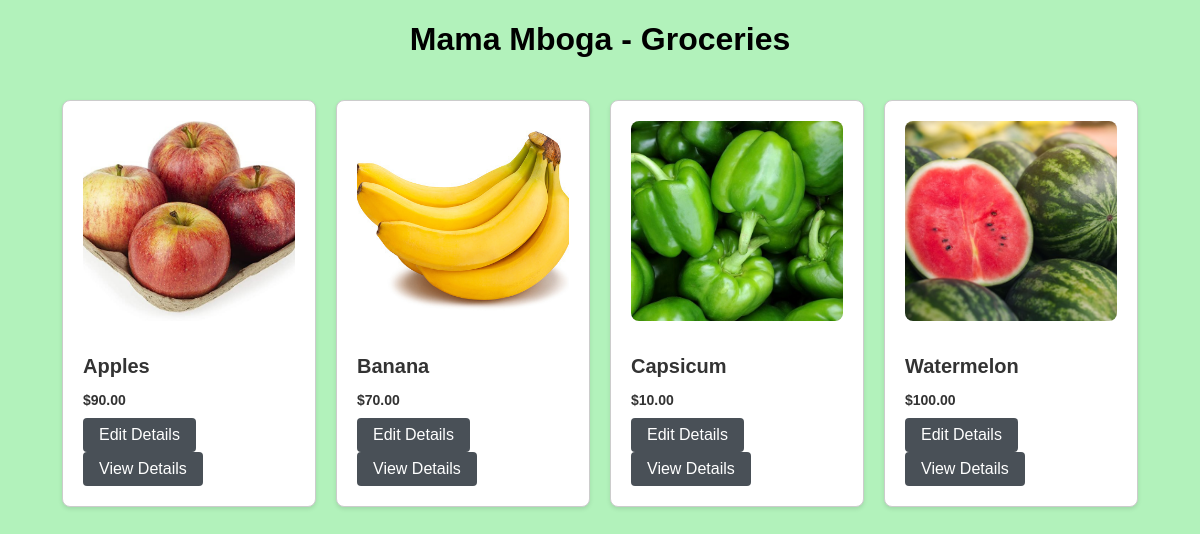
/inventory/products/list/, run on an earlier commit of the app's database.
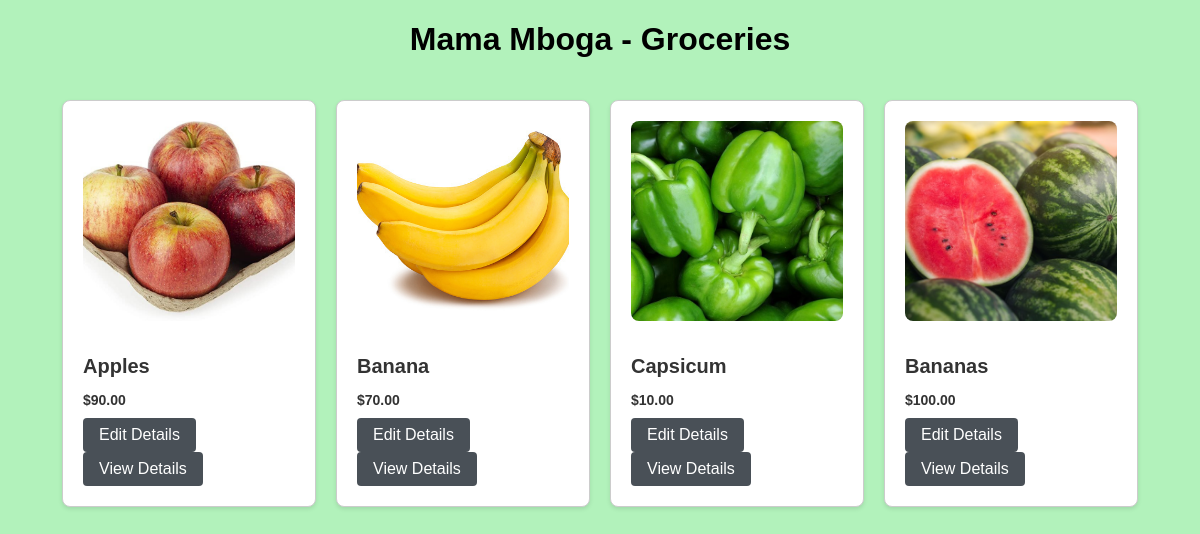
And on a later commit of the database.
### inventory/models.py (models this page shows)
class Product(models.Model):
    vendor = models.ForeignKey(Vendor, null = True, on_delete = models.CASCADE)
    name=models.CharField(max_length=32)
    price=models.DecimalField(max_digits=8,decimal_places=2)
    stock=models.PositiveBigIntegerField()
    image=models.ImageField()
    description=models.TextField()
    date_created=models.DateTimeField(auto_now_add=True)
    date_updated=models.DateTimeField(auto_now=True)

### inventory/views.py (the view)
# urls.py: path("products/list/", products_list, name="products_list_view"),
def products_list(request):
    products = Product.objects.all()
    return render(request, "inventory/products_list.html", {"products": products})

### templates/inventory/products_list.html (shortened to what this page needs)
<!DOCTYPE html>
<html lang="en">
<head>
</head>
<body>
     <h1>Mama Mboga - Groceries</h1>
     <div class="product-container">
        {% for product in products %}
        <div class="product-card">
        <img src="{{ product.image.url }}" alt="{{ product.name }}" />
            <h3>{{ product.name }}</h3>
            <p class="price">${{ product.price }}</p>
            <a href="{% url 'product_update' id=product.id %}" class="edit">Edit Details</a>
            <a href="{% url 'product_detail_view' id=product.id %}" class="view-button">View Details</a>
        </div>
        {% endfor %}
    </div>
</body>
</html>

What changed in the data, as far as the page shows it:
changed Product: name "Watermelon" → "Bananas"
